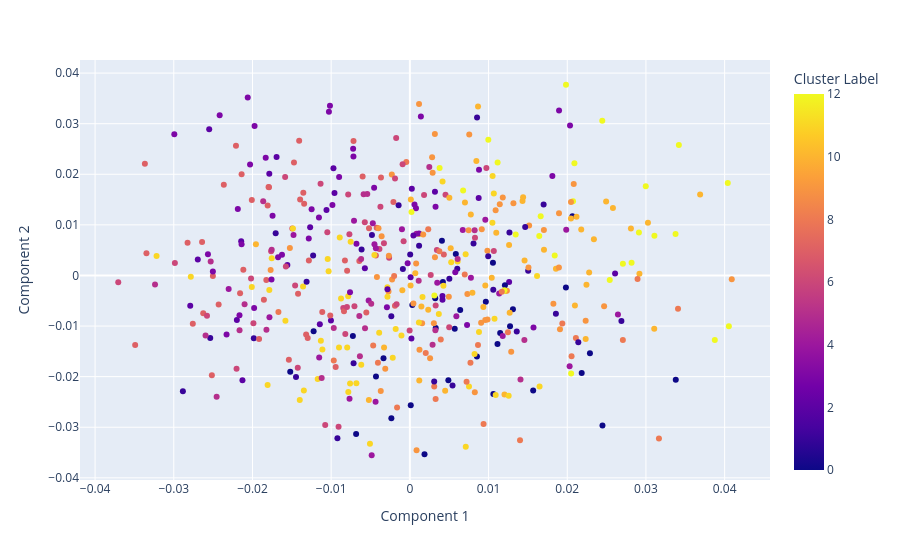

Notebook code cell kept with this figure:
### Code cell
#Usar pca para poder graficar y visualizar en dos dimensiones

# Use PCA to reduce the dimensionality of the word vectors to 2D
pca = PCA(n_components=2)
word_vectors_2d = pca.fit_transform(word_vectors)
# Create a DataFrame with the 2D word vectors and their corresponding words and cluster labels
df = pd.DataFrame(word_vectors_2d, columns=['Component 1', 'Component 2'])
df['Word'] = model.wv.index_to_key
df['Cluster Label'] = cluster_labels

# Create a scatter plot of the 2D word vectors, colored by their cluster labels, and with hover text for the words
fig = px.scatter(df, x='Component 1', y='Component 2', color='Cluster Label', hover_data=['Word'])
fig.show()

### Figure 1 — Plotly figure (JSON) as saved in the notebook; plotly's stock layout.template omitted (floating-point values rounded to 4 significant figures; data arrays with more than 128 entries replaced by an {"elided": "..."} marker saying what was removed)
{"data": [{"customdata": {"elided": "485x1 str values"}, "hovertemplate": "Component 1=%{x}<br>Component 2=%{y}<br>Word=%{customdata[0]}<br>Cluster Label=%{marker.color}<extra></extra>", "legendgroup": "", "marker": {"color": {"elided": "485 int values"}, "coloraxis": "coloraxis", "symbol": "circle"}, "mode": "markers", "name": "", "orientation": "v", "showlegend": false, "type": "scatter", "x": {"elided": "485 float values"}, "xaxis": "x", "y": {"elided": "485 float values"}, "yaxis": "y"}], "layout": {"coloraxis": {"colorbar": {"title": {"text": "Cluster Label"}}, "colorscale": [[0, "#0d0887"], [0.1111, "#46039f"], [0.2222, "#7201a8"], [0.3333, "#9c179e"], [0.4444, "#bd3786"], [0.5556, "#d8576b"], [0.6667, "#ed7953"], [0.7778, "#fb9f3a"], [0.8889, "#fdca26"], [1, "#f0f921"]]}, "legend": {"tracegroupgap": 0}, "margin": {"t": 60}, "xaxis": {"anchor": "y", "domain": [0, 1], "title": {"text": "Component 1"}}, "yaxis": {"anchor": "x", "domain": [0, 1], "title": {"text": "Component 2"}}}}
